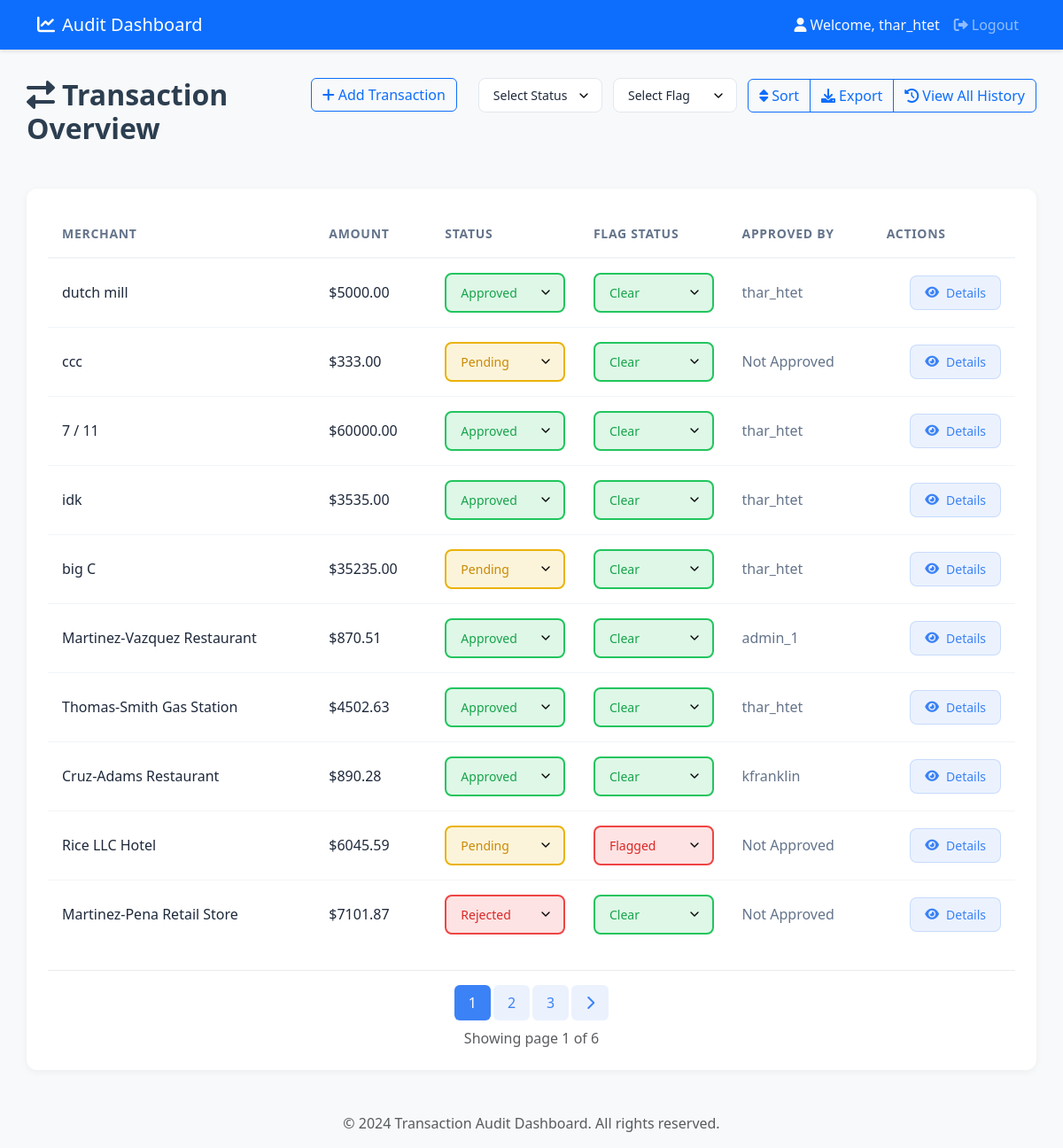
The app's page /home/ (signed in) with its own data.
### auditApp/models.py (models this page shows, shortened)
class Transaction(models.Model):
    STATUS_CHOICES = [
        ('Approved', 'Approved'),
        ('Pending', 'Pending'),
        ('Rejected', 'Rejected'),
    ]
    amount = models.DecimalField(max_digits=10, decimal_places=2, validators=[MinValueValidator(0)],null=False, blank=False)
    status = models.CharField(max_length=255, choices=STATUS_CHOICES, null=False, blank=False,default='Pending')
    timestamp = models.DateTimeField(auto_now_add=True)
    merchant = models.CharField(max_length=255, null=False, blank=False)
    isFlagged = models.BooleanField(default=False,null=True, blank=True)
    approved_by = models.ForeignKey(User, on_delete=models.SET_NULL, null=True, blank=True)

### auditApp/views.py (the view)
# urls.py: path('home/', views.home, name='home'),
@login_required
def home(request):
    try:
        transactions_list = Transaction.objects.all().order_by('-timestamp')
        status_filter = request.GET.get('status', '')
        flag_filter = request.GET.get('flag', '')
        if status_filter:  # Only filter if a specific status is selected
            transactions_list = transactions_list.filter(status=status_filter)
        if flag_filter:  # Only filter if a specific flag is selected
            is_flagged = flag_filter == 'Flagged'
            transactions_list = transactions_list.filter(isFlagged=is_flagged)
        total_count = transactions_list.count()
        if total_count == 0 and not (status_filter or flag_filter):
            messages.info(request, 'No transactions in database. Please run python manage.py generate_fake_transactions to create some test data.')
        paginator = Paginator(transactions_list, 10)
        page = request.GET.get('page', 1)
        transactions = paginator.get_page(page)
        if request.headers.get('HX-Request'):
            if 'main-content' in request.headers.get('HX-Target', ''):
                return render(request, 'partials/transaction.html', {'transactions': transactions})
            return render(request, 'partials/home_content.html', {'transactions': transactions})
        return render(request, 'home.html', {'transactions': transactions})
    except Exception as e:
        messages.error(request, str(e))
        return redirect('login')

### auditApp/templates/home.html
{% extends 'base.html' %}
{% block content %}
    {% include 'partials/home_content.html' %}
{% endblock %}

### auditApp/templates/partials/nav.html (shortened to what this page needs)
<nav class="navbar navbar-expand-lg navbar-dark bg-primary">
    <div class="container">
        <a class="navbar-brand" href="{% url 'home' %}">
            <i class="fas fa-chart-line me-2"></i>Audit Dashboard
        </a>
        <div class="collapse navbar-collapse" id="navbarNav">
            <ul class="navbar-nav ms-auto">
                {% if user.is_authenticated %}
                <li class="nav-item">
                    <span class="nav-link text-light">
                        <i class="fas fa-user me-1"></i>Welcome, {{ user.username }}
                    </span>
                </li>
                <li class="nav-item">
                    <a class="nav-link" href="{% url 'logout' %}">
                        <i class="fas fa-sign-out-alt me-1"></i>Logout
                    </a>
                </li>
                {% endif %}
            </ul>
        </div>
    </div>
</nav>

### auditApp/templates/partials/transaction.html (shortened to what this page needs)
{% if transactions.object_list %}
<div class="transaction-wrapper">
    <table class="transaction-table">
        <thead>
            <tr>
                <th>Merchant</th>
                <th>Amount</th>
                <th>Status</th>
                <th>Flag Status</th>
                <th>Approved By</th>
                <th class="text-right">Actions</th>
            </tr>
        </thead>
        <tbody>
            {% for transaction in transactions %}
            <tr>
                <td>
                    <span class="merchant-cell">{{ transaction.merchant }}</span>
                </td>
                <td>
                    <span class="amount-cell">${{ transaction.amount }}</span>
                </td>
                <td style="min-width: 140px;">
                    <select class="status-select {% if transaction.status == 'Approved' %}approved{% elif transaction.status == 'Pending' %}pending{% else %}rejected{% endif %}"
                            hx-post="{% url 'update_status' transaction.id %}?page={{ transactions.number }}"
                            hx-target="#main-content"
                            hx-headers='{"X-CSRFToken": "{{ csrf_token }}"}'
                            name="status">
                        <option value="Approved" {% if transaction.status == 'Approved' %}selected{% endif %}>Approved</option>
                        <option value="Pending" {% if transaction.status == 'Pending' %}selected{% endif %}>Pending</option>
                        <option value="Rejected" {% if transaction.status == 'Rejected' %}selected{% endif %}>Rejected</option>
                    </select>
                </td>
                <td style="min-width: 140px;">
                    <select class="status-select {% if transaction.isFlagged %}flagged{% else %}clear{% endif %}"
                            hx-post="{% url 'update_flag' transaction.id %}?page={{ transactions.number }}"
                            hx-target="#main-content"
                            hx-headers='{"X-CSRFToken": "{{ csrf_token }}"}'
                            name="is_flagged">
                        <option value="false" {% if not transaction.isFlagged %}selected{% endif %}>Clear</option>
                        <option value="true" {% if transaction.isFlagged %}selected{% endif %}>Flagged</option>
                    </select>
                </td>
                <td>
                    <span class="approved-by">{{ transaction.approved_by.username|default:"Not Approved" }}</span>
                </td>
                <td class="text-right">
                    <button class="action-btn"
                            hx-get="{% url 'transaction_detail' transaction.id %}"
                            hx-target="#modal-content"
                            data-bs-toggle="modal"
                            data-bs-target="#transactionModal">
                        <i class="fas fa-eye"></i>Details
                    </button>
                </td>
            </tr>
            {% endfor %}
        </tbody>
    </table>
    {% if transactions.paginator.num_pages > 1 %}
    <div class="pagination-wrapper mt-4">
        <nav aria-label="Transaction pagination">
            <ul class="pagination justify-content-center">
                {% for num in transactions.paginator.page_range %}
                    {% if num == transactions.number %}
                    <li class="page-item active">
                        <span class="page-link">{{ num }}</span>
                    </li>
                    {% elif num > transactions.number|add:'-3' and num < transactions.number|add:'3' %}
                    <li class="page-item">
                        <button class="page-link"
                                hx-get="{% url 'home' %}?page={{ num }}"
                                hx-target="#main-content">
                            {{ num }}
                        </button>
                    </li>
                    {% endif %}
                {% endfor %}
                {% if transactions.has_next %}
                <li class="page-item">
                    <button class="page-link"
                            hx-get="{% url 'home' %}?page={{ transactions.next_page_number }}"
                            hx-target="#main-content">
                        <i class="fas fa-chevron-right"></i>
                    </button>
                </li>
                {% endif %}
            </ul>
        </nav>
        <div class="text-center text-muted mt-2">
            Showing page {{ transactions.number }} of {{ transactions.paginator.num_pages }}
        </div>
    </div>
    {% endif %}
</div>
{% else %}
<div class="alert alert-info" role="alert">
    No transactions found
</div>
{% endif %}

### auditApp/templates/base.html (style rules this page uses)
body { background-color: #f8f9fa; min-height: 100vh; color: #2c3e50; }
.navbar { box-shadow: 0 2px 4px rgba(0, 0, 0, 0.1); }
.transaction-wrapper { background: #fff; border-radius: 12px; box-shadow: 0 2px 8px rgba(0, 0, 0, 0.05); padding: 1.5rem; }
.transaction-table { width: 100%; border-collapse: separate; border-spacing: 0; }
.transaction-table th { color: #64748b; font-size: 0.875rem; font-weight: 600; text-transform: uppercase; letter-spacing: 0.05em; padding: 1rem; text-align: left; border-bottom: 2px solid #f1f5f9; }
.transaction-table td { padding: 1rem; border-bottom: 1px solid #f1f5f9; }
.transaction-table tr:last-child td { border-bottom: none; }
.merchant-cell { font-weight: 500; color: #1e293b; }
.amount-cell { font-weight: 500; color: #1e293b; }
.status-select { appearance: none; width: 100%; padding: 0.625rem 1rem; border-radius: 8px; font-weight: 500; font-size: 0.875rem; cursor: pointer; background-repeat: no-repeat; background-position: right 0.75rem center; background-size: 1rem; transition: all 0.2s ease; }
.status-select.approved { background-color: rgba(34, 197, 94, 0.15); color: rgb(22, 163, 74); border: 2px solid rgb(34, 197, 94); }
.status-select.pending { background-color: rgba(234, 179, 8, 0.15); color: rgb(202, 138, 4); border: 2px solid rgb(234, 179, 8); }
.status-select.rejected { background-color: rgba(239, 68, 68, 0.15); color: rgb(220, 38, 38); border: 2px solid rgb(239, 68, 68); }
.status-select.flagged { background-color: rgba(239, 68, 68, 0.15); color: rgb(220, 38, 38); border: 2px solid rgb(239, 68, 68); }
.status-select.clear { background-color: rgba(34, 197, 94, 0.15); color: rgb(22, 163, 74); border: 2px solid rgb(34, 197, 94); }
.action-btn { display: inline-flex; align-items: center; padding: 0.5rem 1rem; border-radius: 8px; font-weight: 500; font-size: 0.875rem; color: #3b82f6; background-color: rgba(59, 130, 246, 0.1); border: 1px solid rgba(59, 130, 246, 0.2); cursor: pointer; transition: all 0.2s ease; }
.action-btn i { margin-right: 0.5rem; }
.approved-by { color: #64748b; font-weight: 500; }
.status-select option { background-color: white; color: #1e293b; padding: 0.5rem; }
.text-right { text-align: right; }
.pagination-wrapper { margin-top: 2rem; padding-top: 1rem; border-top: 1px solid #e9ecef; }
.pagination { margin-bottom: 0.5rem; }
.page-link { border: none; padding: 0.5rem 1rem; margin: 0 0.25rem; color: #3b82f6; background-color: rgba(59, 130, 246, 0.1); border-radius: 6px; transition: all 0.2s ease; }
.page-item.active .page-link { background-color: #3b82f6; color: white; }

### records on screen
Transaction: status "Approved", is_flagged "Clear"
Transaction: status "Pending", is_flagged "Clear"
Transaction: status "Approved", is_flagged "Clear"
Transaction: status "Approved", is_flagged "Clear"
Transaction: status "Pending", is_flagged "Clear"
Transaction: status "Approved", is_flagged "Clear"
Transaction: status "Approved", is_flagged "Clear"
Transaction: status "Approved", is_flagged "Clear"
Transaction: status "Pending", is_flagged "Flagged"
Transaction: status "Rejected", is_flagged "Clear"

### other values on screen
{{ user.username }} "thar_htet"
{{ num }} "1"
{{ num }} "2" "3"
{{ transactions.number }} "1"
{{ transactions.paginator.num_pages }} "6"
